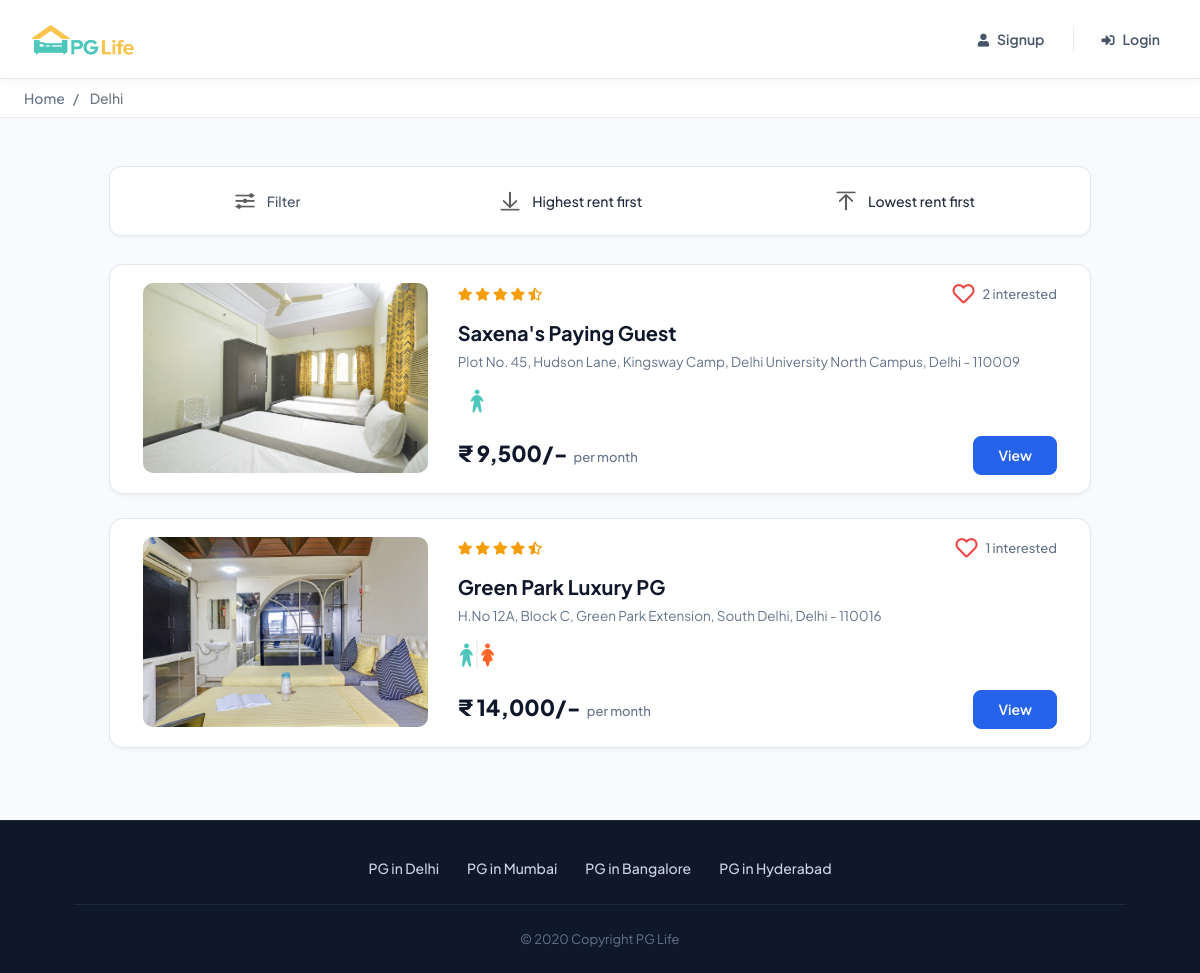
The app's page /property_list.php?city=Delhi with its own data.
### tables this page shows
CREATE TABLE IF NOT EXISTS `cities` (
  `id` INT AUTO_INCREMENT PRIMARY KEY,
  `name` VARCHAR(255) NOT NULL
);

CREATE TABLE IF NOT EXISTS `properties` (
  `id` INT AUTO_INCREMENT PRIMARY KEY,
  `name` VARCHAR(255) NOT NULL,
  `address` TEXT NOT NULL,
  `city_id` INT NOT NULL,
  `gender` ENUM('male', 'female', 'unisex') NOT NULL DEFAULT 'unisex',
  `rent` DECIMAL(10, 2) NOT NULL,
  `rating_clean` DECIMAL(2, 1) NOT NULL DEFAULT 0.0,
  `rating_food` DECIMAL(2, 1) NOT NULL DEFAULT 0.0,
  `rating_safety` DECIMAL(2, 1) NOT NULL DEFAULT 0.0,
  `description` TEXT DEFAULT NULL,
  FOREIGN KEY (`city_id`) REFERENCES `cities`(`id`) ON DELETE CASCADE
);

### property_list.php (the view, shortened to what this page needs)
<?php
require "includes/database_connect.php";
$city_name = isset($_GET["city"]) ? trim($_GET["city"]) : '';
$sort = isset($_GET["sort"]) ? strtolower(trim($_GET["sort"])) : '';
$gender_filter = isset($_GET["gender"]) ? strtolower(trim($_GET["gender"])) : '';
$stmt_1 = $conn->prepare("SELECT * FROM cities WHERE LOWER(name) = LOWER(?)");
$stmt_1->bind_param("s", $city_name);
$stmt_1->execute();
$result_1 = $stmt_1->get_result();
$city = mysqli_fetch_assoc($result_1);
$city_id = (int)$city['id'];
$city_display_name = $city['name'];
$query = "SELECT * FROM properties WHERE city_id = ?";
$types = "i";
$params = array($city_id);
$stmt_2 = $conn->prepare($query);
$stmt_2->bind_param($types, ...$params);
$stmt_2->execute();
$result_2 = $stmt_2->get_result();
$properties = mysqli_fetch_all($result_2, MYSQLI_ASSOC);
$stmt_3 = $conn->prepare("SELECT *
            FROM interested_users_properties iup
            INNER JOIN properties p ON iup.property_id = p.id
            WHERE p.city_id = ?");
$stmt_3->bind_param("i", $city_id);
$stmt_3->execute();
$result_3 = $stmt_3->get_result();
$interested_users_properties = $result_3 ? mysqli_fetch_all($result_3, MYSQLI_ASSOC) : array();
?>
<!DOCTYPE html>
<html lang="en">
<head>
    <?php
    include "includes/head_links.php";
    ?>
    <link href="css/property_list.css?v=<?= time() ?>" rel="stylesheet" />
</head>
<body>
    <?php
    include "includes/header.php";
    ?>
    <nav aria-label="breadcrumb">
        <ol class="breadcrumb py-2">
            <li class="breadcrumb-item">
                <a href="index.php">Home</a>
            </li>
            <li class="breadcrumb-item active" aria-current="page">
                <?= htmlspecialchars($city_display_name) ?>
            </li>
        </ol>
    </nav>
    <div class="page-container">
        <div class="filter-bar row justify-content-around">
            <div class="col-auto" data-toggle="modal" data-target="#filter-modal" style="cursor: pointer;">
                <img src="img/filter.png" alt="filter" />
                <span>Filter <?= $gender_filter ? '(' . ucfirst($gender_filter) . ')' : '' ?></span>
            </div>
            <a href="property_list.php?city=<?= urlencode($city_name) ?>&sort=desc<?= $gender_filter ? '&gender=' . urlencode($gender_filter) : '' ?>" class="col-auto sort-link <?= $sort === 'desc' ? 'active-sort' : '' ?>">
                <img src="img/desc.png" alt="sort-desc" />
                <span>Highest rent first</span>
            </a>
            <a href="property_list.php?city=<?= urlencode($city_name) ?>&sort=asc<?= $gender_filter ? '&gender=' . urlencode($gender_filter) : '' ?>" class="col-auto sort-link <?= $sort === 'asc' ? 'active-sort' : '' ?>">
                <img src="img/asc.png" alt="sort-asc" />
                <span>Lowest rent first</span>
            </a>
        </div>
        <?php
        foreach ($properties as $property) {
            $images = glob("img/properties/" . $property['id'] . "/*");
            $image_src = (!empty($images)) ? $images[0] : "img/properties/1/1d4f0757fdb86d5f.jpg";
        ?>
            <div class="property-card property-id-<?= $property['id'] ?> row">
                <div class="image-container col-md-4">
                    <img src="<?= htmlspecialchars($image_src) ?>" alt="<?= htmlspecialchars($property['name']) ?>" />
                </div>
                <div class="content-container col-md-8">
                    <div class="row no-gutters justify-content-between">
                        <?php
                        $total_rating = ($property['rating_clean'] + $property['rating_food'] + $property['rating_safety']) / 3;
                        $total_rating = round($total_rating, 1);
                        ?>
                        <div class="star-container" title="<?= $total_rating ?>">
                            <?php
                            $rating = $total_rating;
                            for ($i = 0; $i < 5; $i++) {
                                if ($rating >= $i + 0.8) {
                            ?>
                                    <i class="fas fa-star"></i>
                                <?php
                                } elseif ($rating >= $i + 0.3) {
                                ?>
                                    <i class="fas fa-star-half-alt"></i>
                                <?php
                                } else {
                                ?>
                                    <i class="far fa-star"></i>
                            <?php
                                }
                            }
                            ?>
                        </div>
                        <div class="interested-container">
                            <?php
                            $interested_users_count = 0;
                            $is_interested = false;
                            foreach ($interested_users_properties as $interested_user_property) {
                                if ($interested_user_property['property_id'] == $property['id']) {
                                    $interested_users_count++;
                                }
                            }
                            if ($is_interested) {
                            ?>
                                <i class="is-interested-image fas fa-heart" property_id="<?= $property['id'] ?>"></i>
                            <?php
                            } else {
                            ?>
                                <i class="is-interested-image far fa-heart" property_id="<?= $property['id'] ?>"></i>
                            <?php
                            }
                            ?>
                            <div class="interested-text">
                                <span class="interested-user-count"><?= $interested_users_count ?></span> interested
                            </div>
                        </div>
                    </div>
                    <div class="detail-container">
                        <div class="property-name"><?= htmlspecialchars($property['name']) ?></div>
                        <div class="property-address"><?= htmlspecialchars($property['address']) ?></div>
                        <div class="property-gender">
                            <?php
                            if ($property['gender'] == "male") {
                            ?>
                                <img src="img/male.png" alt="Male" />
                            <?php
                            } elseif ($property['gender'] == "female") {
                            ?>
                                <img src="img/female.png" alt="Female" />
                            <?php
                            } else {
                            ?>
                                <img src="img/unisex.png" alt="Unisex" />
                            <?php
                            }
                            ?>
                        </div>
                    </div>
                    <div class="row no-gutters">
                        <div class="rent-container col-6">
                            <div class="rent">₹ <?= number_format($property['rent']) ?>/-</div>
                            <div class="rent-unit">per month</div>
                        </div>
                        <div class="button-container col-6">
                            <a href="property_detail.php?property_id=<?= $property['id'] ?>" class="btn btn-primary">View</a>
                        </div>
                    </div>
                </div>
            </div>
        <?php
        }
        ?>
    </div>
    <?php
    include "includes/footer.php";
    ?>
</body>
</html>

### css/common.css (style rules this page uses)
* { box-sizing: border-box; }
html, body { height: 100%; margin: 0; padding: 0; }
body { display: flex; flex-direction: column; min-height: 100vh; color: #1e293b; font-family: 'Plus Jakarta Sans', -apple-system, BlinkMacSystemFont, 'Segoe UI', Roboto, sans-serif; font-size: 15px; line-height: 1.6; background-color: #f8fafc; }
.btn-primary { background-color: #2563eb; border-color: #2563eb; color: #ffffff; font-weight: 600; border-radius: 8px; padding: 10px 20px; transition: all 0.2s ease-in-out; }
.breadcrumb { background-color: #ffffff; font-size: 14px; font-weight: 500; border-bottom: 1px solid #e2e8f0; border-radius: 0px; padding: 12px 24px; margin-bottom: 0px; }
.breadcrumb a { color: #64748b; text-decoration: none; transition: color 0.2s; }
.page-container { max-width: 1000px; width: 100%; padding: 48px 24px; margin: 0 auto; flex: 1 0 auto; }

### css/property_list.css (style rules this page uses)
.filter-bar { background: #ffffff; border: 1px solid #e2e8f0; border-radius: 12px; padding: 14px 20px; margin-bottom: 28px; box-shadow: 0 1px 3px rgba(0, 0, 0, 0.05); }
.filter-bar > div, .filter-bar > a { cursor: pointer; font-size: 14px; font-weight: 500; color: #475569; text-align: center; text-decoration: none !important; display: inline-flex; align-items: center; padding: 6px 14px; border-radius: 8px; transition: all 0.2s ease; }
.filter-bar img { width: 28px; height: 28px; margin-right: 8px; opacity: 0.8; }
.property-card { background-color: #ffffff; border: 1px solid #e2e8f0; border-radius: 14px; padding: 18px; margin-bottom: 24px; box-shadow: 0 2px 6px -1px rgba(0, 0, 0, 0.05), 0 1px 4px -2px rgba(0, 0, 0, 0.05); transition: all 0.25s cubic-bezier(0.16, 1, 0.3, 1); }
.image-container { text-align: center; overflow: hidden; border-radius: 10px; }
.image-container img { width: 100%; height: 190px; object-fit: cover; border-radius: 10px; transition: transform 0.3s ease; }
.star-container { display: inline-flex; align-items: center; }
.star-container i { color: #f59e0b; font-size: 13px; margin-right: 3px; }
.interested-container { display: flex; align-items: center; gap: 8px; }
.interested-container i { color: #ef4444; font-size: 22px; cursor: pointer; transition: transform 0.2s cubic-bezier(0.175, 0.885, 0.32, 1.275); }
.interested-text { font-size: 13px; color: #64748b; font-weight: 500; }
.detail-container { padding: 12px 0 16px; }
.property-name { font-size: 20px; font-weight: 700; color: #0f172a; margin-bottom: 4px; }
.property-address { color: #64748b; font-size: 13.5px; line-height: 1.4; margin-bottom: 10px; }
.property-gender img { width: 38px; height: 38px; }
.rent-container { display: flex; align-items: baseline; gap: 6px; }
.rent { font-size: 22px; font-weight: 800; color: #0f172a; }
.rent-unit { color: #64748b; font-size: 13px; font-weight: 500; }
.button-container .btn { font-size: 14px; font-weight: 600; border-radius: 8px; padding: 8px 24px; float: right; }

### property_list.php (style rules this page uses)
.filter-bar a.sort-link { color: inherit; text-decoration: none; cursor: pointer; padding: 4px 8px; border-radius: 4px; transition: background-color 0.2s; }
.is-interested-image { cursor: pointer; color: #e74c3c; font-size: 20px; }

### records on screen
cities: name "Delhi"
properties: shows a picture, interested_users_count "2", name "Saxena's Paying Guest", address "Plot No. 45, Hudson Lane, Kingsway Camp, Delhi University North Campus, Delhi - 110009", rent "9,500"
properties: shows a picture, interested_users_count "1", name "Green Park Luxury PG", address "H.No 12A, Block C, Green Park Extension, South Delhi, Delhi - 110016", rent "14,000"
